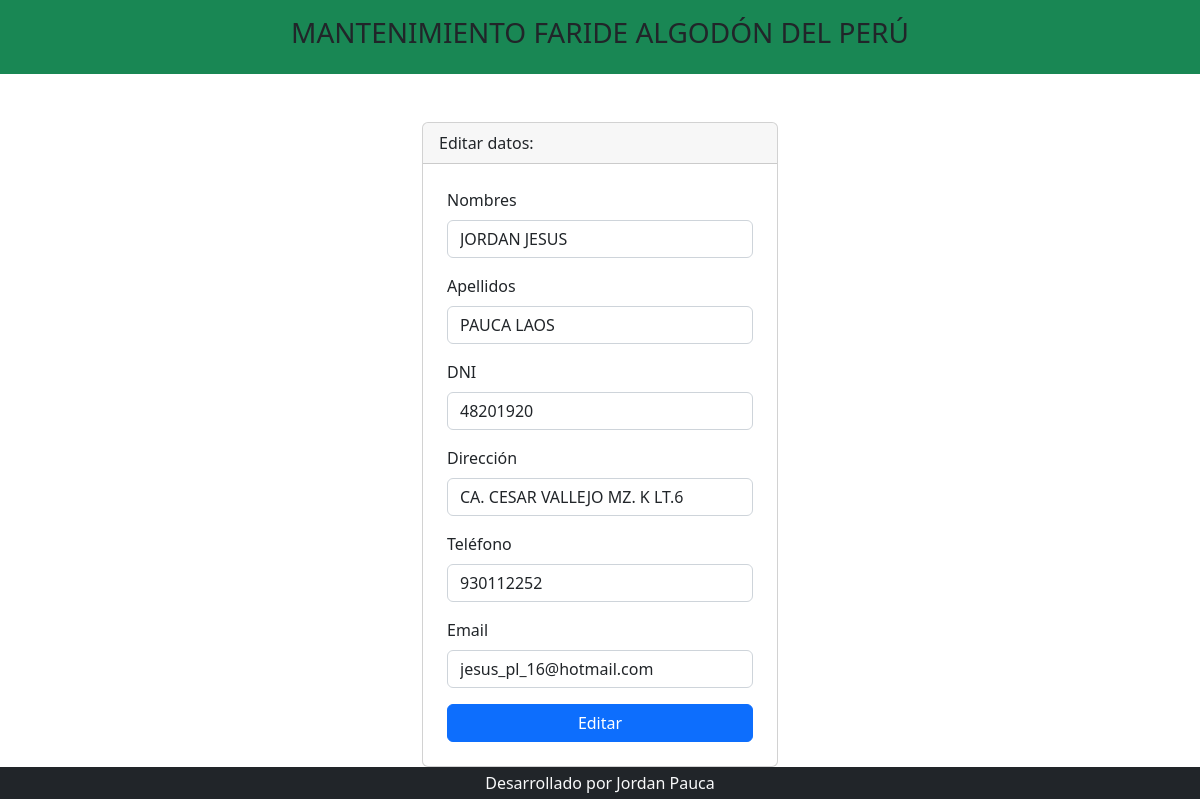
/editar_empleado.php?codigo=1, run on the app's committed database.
### tables this page shows
CREATE TABLE `empleado` (
  `id_empleado` int(11) NOT NULL,
  `id_usuario` int(11) NOT NULL,
  `nombres` varchar(150) NOT NULL,
  `apellidos` varchar(150) NOT NULL,
  `dni` varchar(8) NOT NULL,
  `direccion` varchar(150) NOT NULL,
  `telefono` varchar(15) NOT NULL,
  `email` varchar(150) NOT NULL
);

### editar_empleado.php (the view, shortened to what this page needs)
<?php include 'template/header.php' ?>
<?php
include_once 'model/conexion.php';
$codigo = $_GET['codigo'];
$sentencia= $bd->prepare("select * from empleado where id_empleado=?;");
$sentencia->execute([$codigo]);
$empleado = $sentencia->fetch(PDO::FETCH_OBJ);
?>
<div class="container mt-5">
    <div class="row justify-content-center">
        <div class="col-md-4">
        <div class="card">
                <div class="card-header">
                    Editar datos:
                </div>
                <form class="p-4" method="POST" action="editarProceso_empleado.php">
                    <div class="mb-3">
                        <label class="form-label">Nombres</label>
                        <input type="text" class="form-control" name="txtNombres" required
                        value="<?php echo $empleado->nombres; ?>">
                    </div>
                    <div class="mb-3">
                        <label class="form-label">Apellidos</label>
                        <input type="text" class="form-control" name="txtApellidos" required
                        value="<?php echo $empleado->apellidos; ?>">
                    </div>
                    <div class="mb-3">
                        <label class="form-label">DNI</label>
                        <input type="number" class="form-control" name="txtDni" required
                        value="<?php echo $empleado->dni; ?>">
                    </div>
                    <div class="mb-3">
                        <label class="form-label">Dirección</label>
                        <input type="text" class="form-control" name="txtDireccion" required
                        value="<?php echo $empleado->direccion; ?>">
                    </div>
                    <div class="mb-3">
                        <label class="form-label">Teléfono</label>
                        <input type="number" class="form-control" name="txtTelefono" required
                        value="<?php echo $empleado->telefono; ?>">
                    </div>
                    <div class="mb-3">
                        <label class="form-label">Email</label>
                        <input type="email" class="form-control" name="txtEmail" required
                        value="<?php echo $empleado->email; ?>">
                    </div>
                    <div class="d-grid">
                        <input type="submit" class="btn btn-primary" value="Editar" required>
                    </div>
                </form>
            </div>
        </div>
    </div>
</div>
<?php include 'template/footer.php' ?>

### data on the page
empleado: txtNombres "JORDAN JESUS", txtApellidos "PAUCA LAOS", txtDni "48201920", txtDireccion "CA. CESAR VALLEJO MZ. K LT.6", txtTelefono "930112252", txtEmail "jesus_pl_16@hotmail.com"
